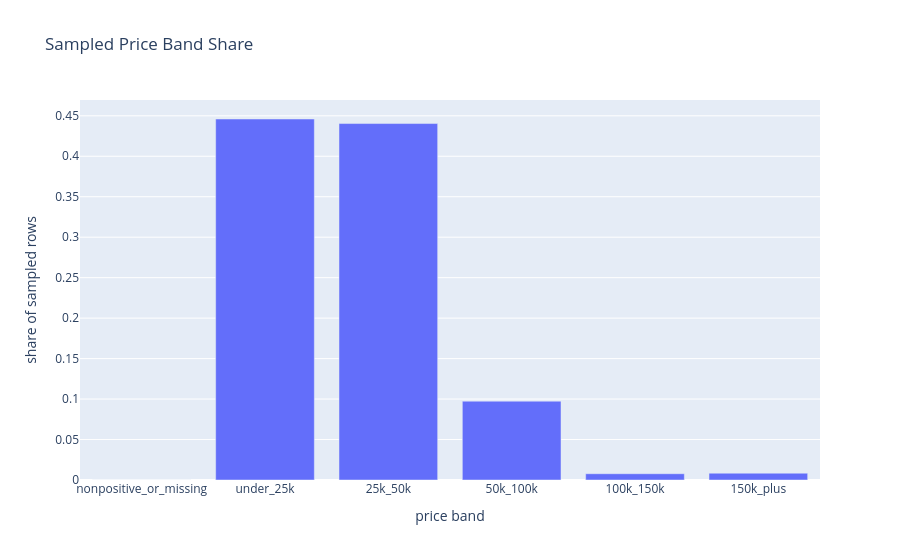

Here is the notebook cell this chart was saved with:
### Code cell
fig = px.bar(price_band_summary, x='price_band', y='share', title='Sampled Price Band Share')
fig.update_layout(xaxis_title='price band', yaxis_title='share of sampled rows')
fig.show()

### Figure 1 — Plotly figure (JSON) as saved in the notebook; plotly's stock layout.template omitted (floating-point values rounded to 4 significant figures)
{"data": [{"hovertemplate": "price_band=%{x}<br>share=%{y}<extra></extra>", "legendgroup": "", "marker": {"color": "#636efa", "pattern": {"shape": ""}}, "name": "", "orientation": "v", "showlegend": false, "textposition": "auto", "x": ["nonpositive_or_missing", "under_25k", "25k_50k", "50k_100k", "100k_150k", "150k_plus"], "xaxis": "x", "y": [0.0, 0.446, 0.4404, 0.0974, 0.00776, 0.0084], "yaxis": "y", "type": "bar"}], "layout": {"xaxis": {"anchor": "y", "domain": [0.0, 1.0], "title": {"text": "price band"}}, "yaxis": {"anchor": "x", "domain": [0.0, 1.0], "title": {"text": "share of sampled rows"}}, "legend": {"tracegroupgap": 0}, "title": {"text": "Sampled Price Band Share"}, "barmode": "relative"}}
